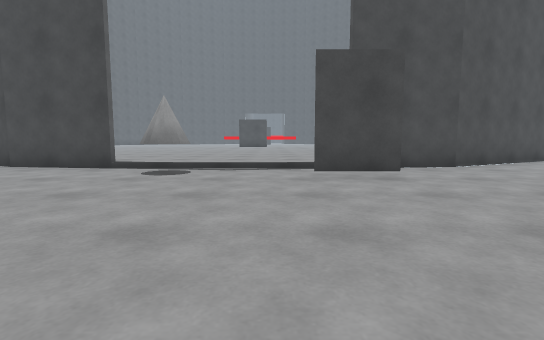
[1] (above)

24 first-person views from a walk through a Unity game level. The camera is 0.67 m above the floor, tilts 6° down and sees 85° across. The floor is counted in squares, 1 m on a side. Each view is taken from the middle of a square. On the plan, view 1 faces up. The plan holds only what a view shows up to about 9 squares ahead; the rest is blank. The place goes on beyond the plan. The player is left out.

[2]
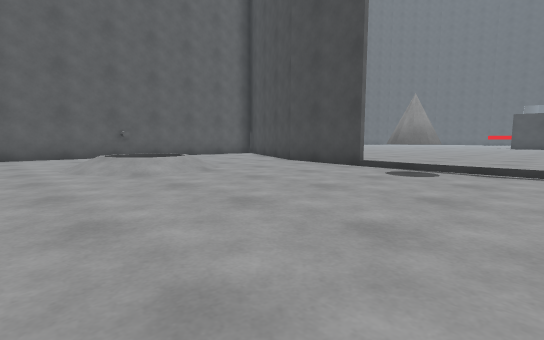

[3]
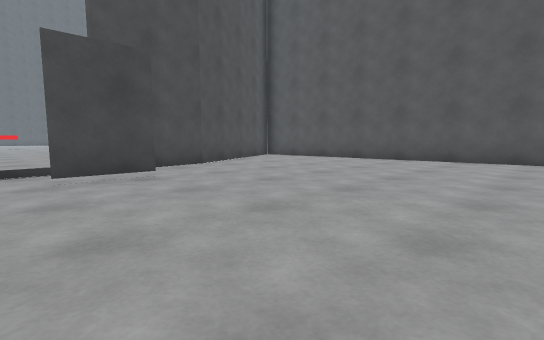

[4]
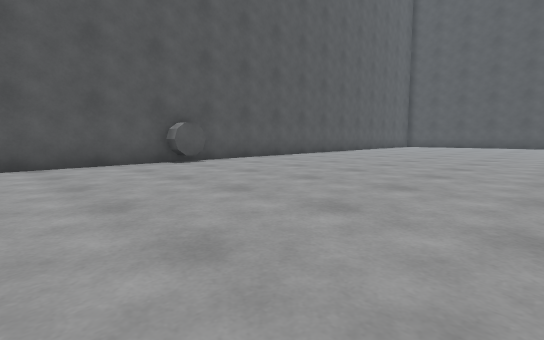

[5]
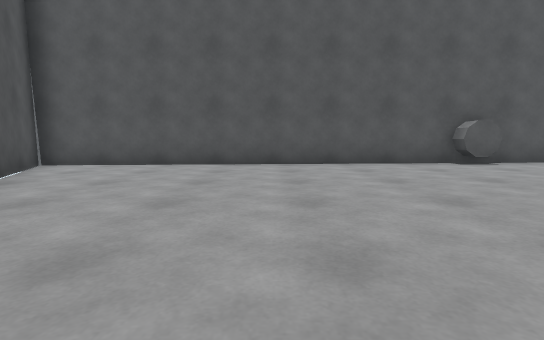

[6]
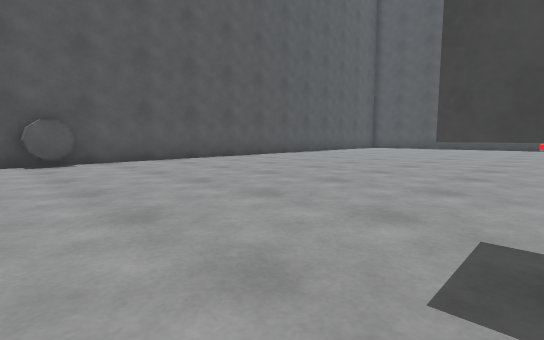

[7]
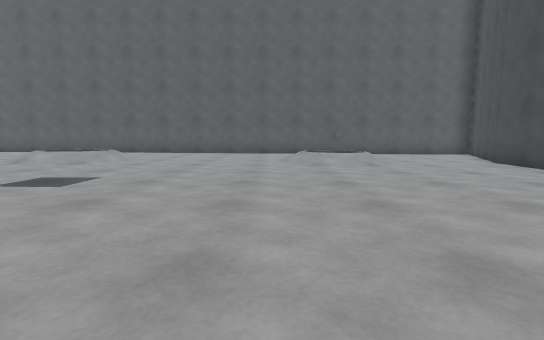

[8]
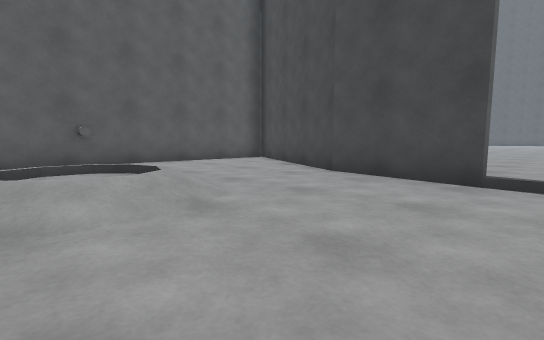

[9]
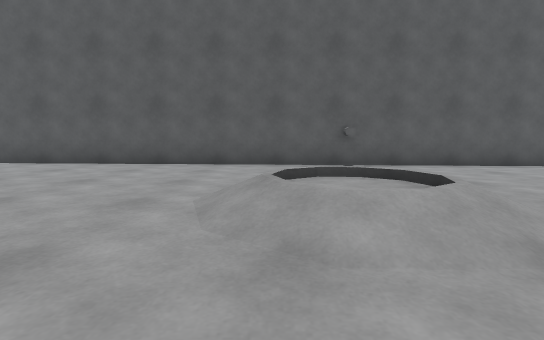

[10]
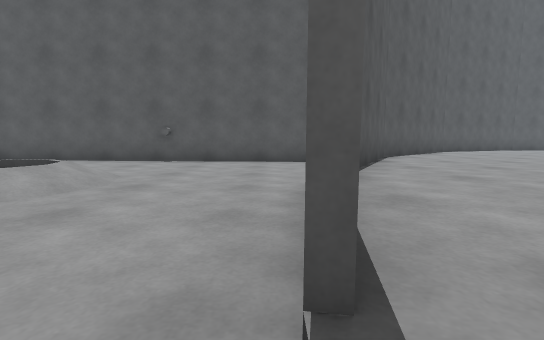

[11]
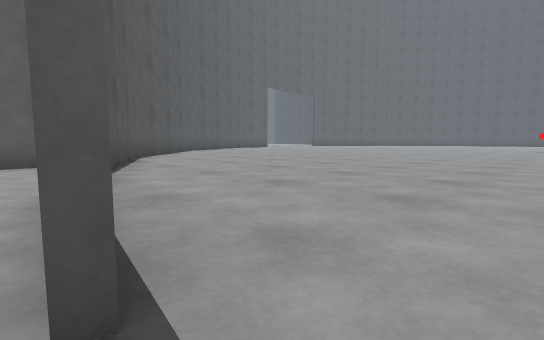

[12]
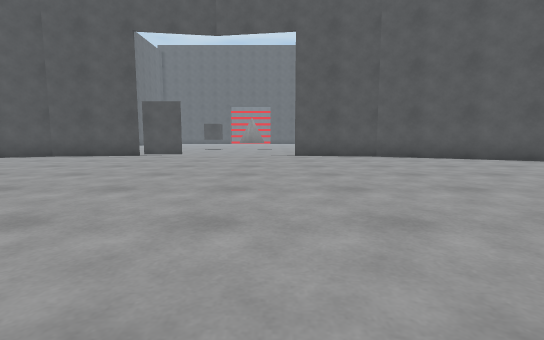

[13]
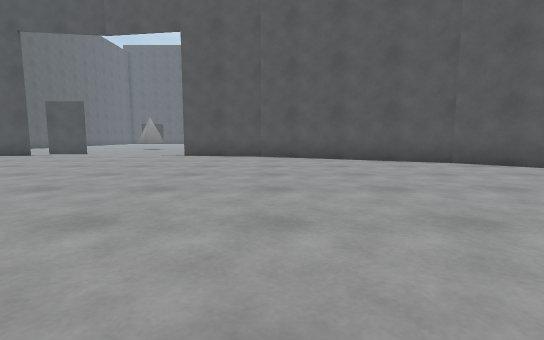

[14]
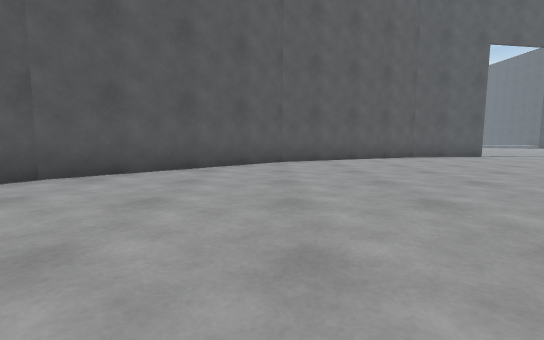

[15]
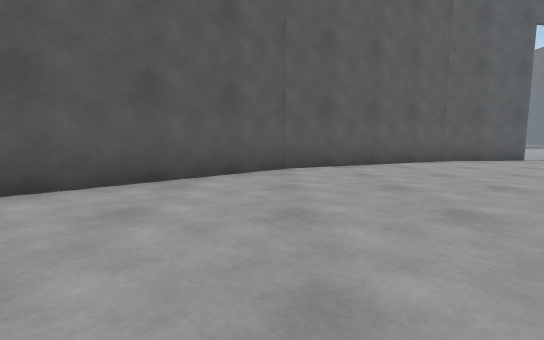

[16]
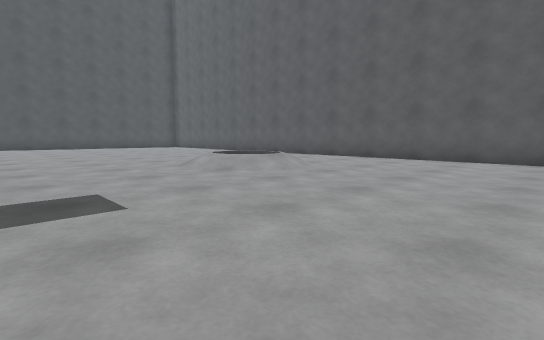

[17]
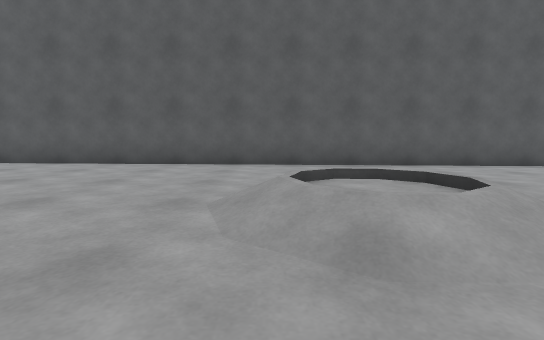

[18]
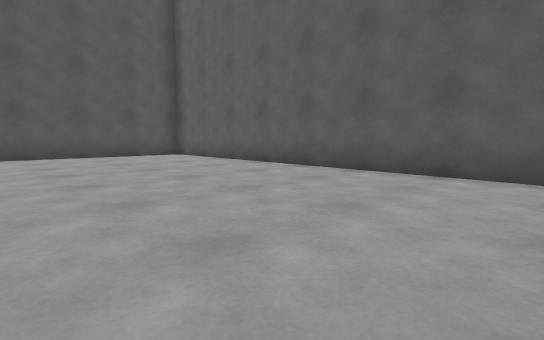

[19]
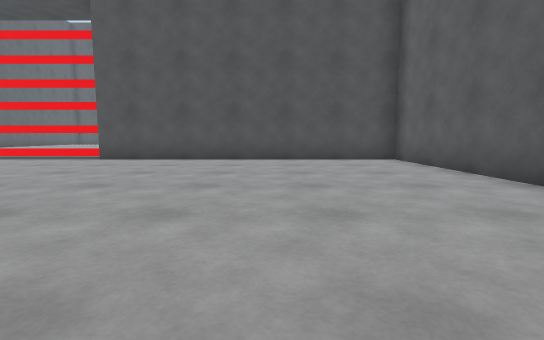

[20]
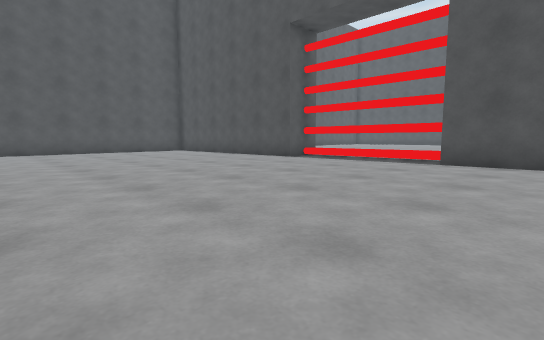

[21]
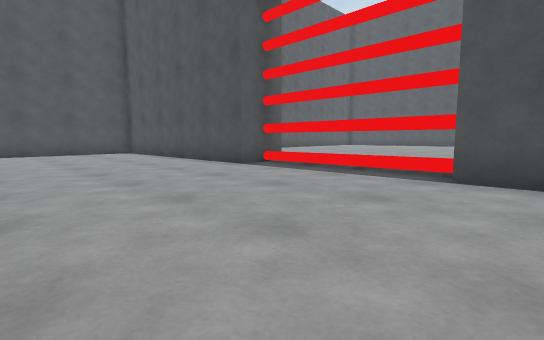

[22]
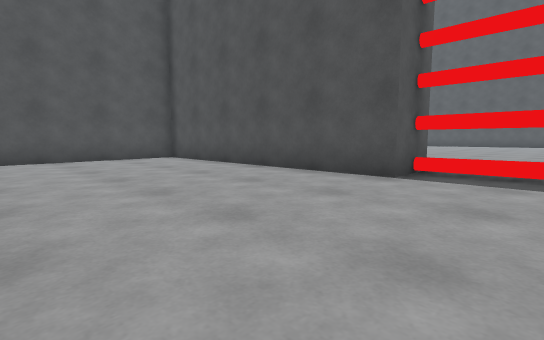

[23]
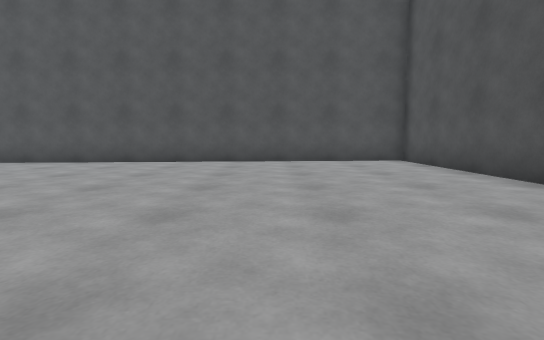

[24]
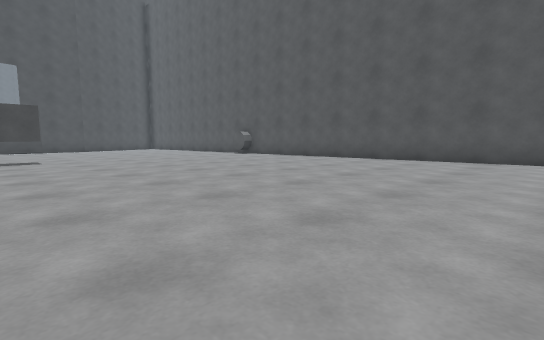

### Floor plan
Key: @ floor where view 1 was taken; # wall or solid block; . main floor; : floor 0.05 m higher than the main floor; - floor 0.05 m lower than the main floor; _ floor 0.1 m lower than the main floor; / step, stairs or slope; = window, fence, low wall or low ledge.
Columns run from 18 left of view 1 to 10 right of it. Each row starts with its distance up from view 1.
 19 #......
 18 #.......   . ...
 17 ##....... .......
 16  #................
 15  ##................
 14   #.................
 13   ##:::::::::::::::::
 12    ##:::::::::::::::::
 11     ##::::::::::::::::
 10      ###:::::::::::::::   ###
  9       ####::::::::::::::###_#
  8       #__####:::::::  ###___#
  7       #_____###///// ##_____#
  6       #_________#___________#
  5       #____________##_______#
  4       #---///---------------#
  3       #---///---------------#
  2       #---///---------------#
  1       #---------------------#
  0       #-----------@---------#
 -1       #---------------------#
 -2       #------------#--------#
 -3       #---------- ----------#
 -4       #---///---- ----------#
 -5       #.  ///.... ..........#
 -6       #...///.... ..........#
 -7       #.......... ..........#
 -8       #.......... ..........#
 -9       #.........  ..........#
-10       #.....................#
-11       #.....................#
-12       #.....................#
-13       #.....................#
-14       #:::::::::::::::::::::#
-15       #:::::::::::::::::::::#
-16       #:::::::::::::::::::::#
-17       #:::::::::::::::::::::#
-18       ##########::::#########
-19                #====#

Positions as (right, up) in squares from view 1, and headings:
1: (0, 0), facing up
2: (0, 0), facing up-left
3: (0, 0), facing up-right
4: (2, 3), facing down-right
5: (2, 4), facing right
6: (1, 0), facing down-right
7: (2, 1), facing left
8: (-3, 2), facing up-left
9: (-4, 2), facing left
10: (-3, 7), facing left
11: (-3, 7), facing up-left
12: (-3, 18), facing down
13: (-7, 18), facing down
14: (-7, 14), facing left
15: (-9, 14), facing left
16: (-2, 1), facing down-left
17: (-4, -6), facing left
18: (-6, -7), facing down-left
19: (-8, -9), facing down
20: (-5, -10), facing down-right
21: (-4, -13), facing down-right
22: (0, -13), facing down-right
23: (1, -14), facing right
24: (0, -13), facing up-right
